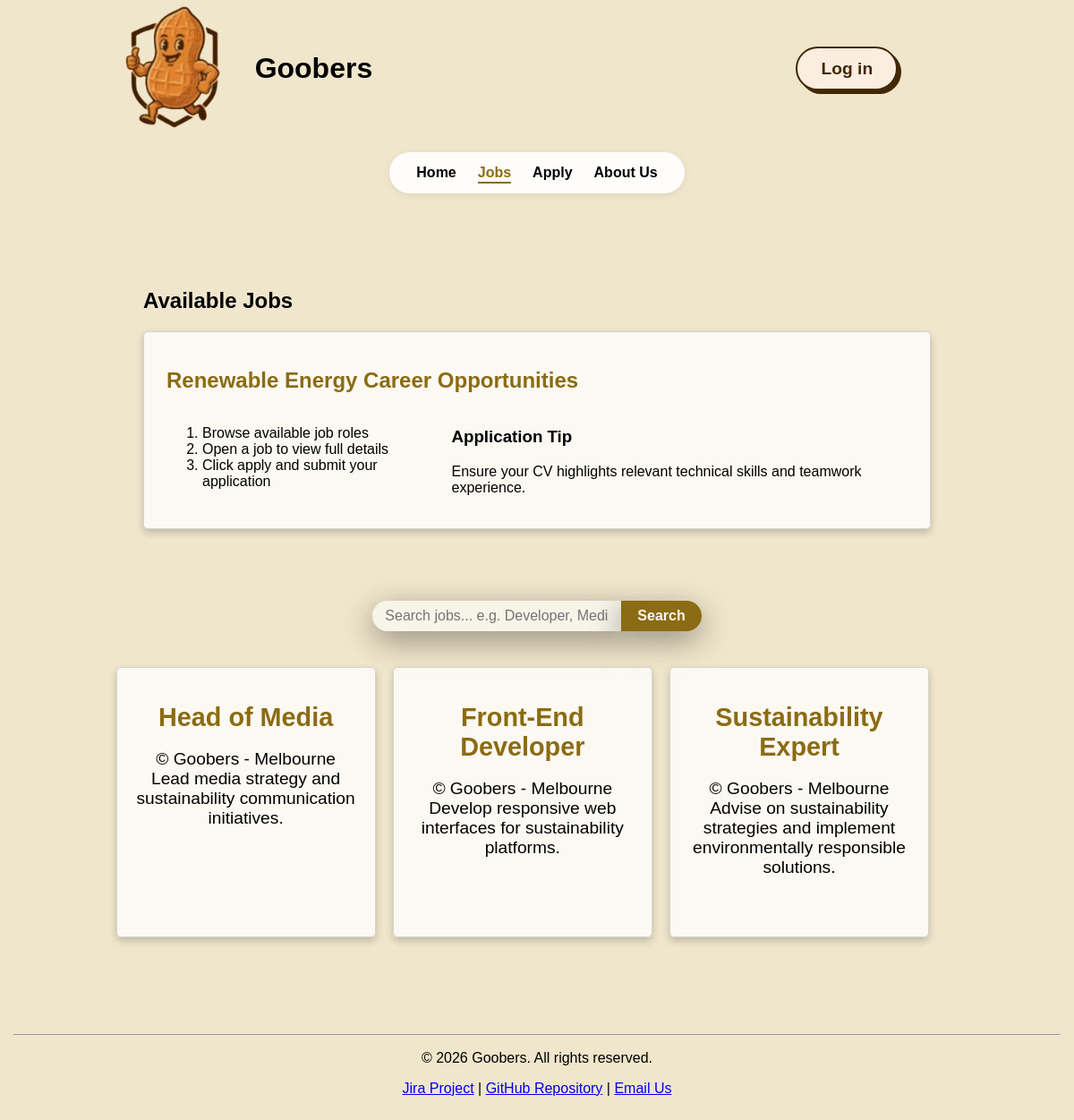
/jobs.php, run on the app's committed database.
### tables this page shows
CREATE TABLE `jobs` (
  `id` int(11) NOT NULL,
  `title` varchar(100) NOT NULL,
  `reference` varchar(10) NOT NULL,
  `location` varchar(100) NOT NULL,
  `short_description` text NOT NULL,
  `salary` int(11) DEFAULT NULL,
  `reporting_line` varchar(150) NOT NULL,
  `key_responsibilities` text NOT NULL,
  `essential_requirements` text NOT NULL,
  `preferable_requirements` text NOT NULL
);

### job_card.inc (the view, shortened to what this page needs)
<div class="job-cards">
    <div class="job-card-contents">
        <label for="<?php echo $toggle_id; ?>" class="job-card">
            <span id="span-title">
                <?php echo $title; ?>
            </span>
            <span class="location" style="display: block;">
                &copy; <?php echo $location; ?>
            </span>
            <span class="job-description" style="display: block;">
                <?php echo $short_desc; ?>
            </span>
        </label>
    </div>
</div>

### jobs.php (shortened to what this page needs)
<?php
require_once("settings.php");
?>
<?php include "header.inc" ?>
    <main>
        <section class="jobs-heading">
            <h1>Available Jobs</h1>
            <div class="jobs-heading-box">
                <h2>Renewable Energy Career Opportunities</h2>
                <div class="top-layout">
                    <ol>
                        <li>Browse available job roles</li>
                        <li>Open a job to view full details</li>
                        <li>Click apply and submit your application</li>
                    </ol>
                    <aside>
                        <h3>Application Tip</h3>
                        <p>Ensure your CV highlights relevant technical skills and teamwork experience.</p>
                    </aside>
                </div>
            </div>
        </section>
	<form method="GET"
	      action="search_result.php"
	      id="jobs-search-form"
	      aria-label="Job search">
		<div class="searchBar">
		<input
			type="text"
			id="jobs-search-input"
			name="search"
			placeholder="Search jobs... e.g. Developer, Media"
			maxlength="100"
			aria-label="Search jobs input">
		<button type="submit">
			Search
		</button>
		</div>
	</form>
        <section>
            <div class="job-cards-container">
            <?php
            $conn = mysqli_connect($host, $dbuser, $dbpass, $dbname);
            if (!$conn) {
                echo "<p>Unable to connect to the database. Please try again later.</p>";
            } else {
                $result = mysqli_query($conn, "SELECT * FROM jobs ORDER BY id ASC");
                if (!$result || mysqli_num_rows($result) === 0) {
                    echo "<p>No job listings are available at this time. Please check back soon.</p>";
                } else {
                    $job_index = 1;
                    while ($job = mysqli_fetch_assoc($result)) {
                        $toggle_id = "job" . $job_index . "-toggle";
                        $title = htmlspecialchars($job['title']);
                        $location = htmlspecialchars($job['location']);
                        $short_desc = htmlspecialchars($job['short_description']);
                        include "job_card.inc";
                        $job_index++;
                    }
                }
            }
            ?>
            </div>
        </section>
    </main>
<?php include "footer.inc" ?>

### styles/styles.css (style rules this page uses)
:root { --main-bg: #dab262; --custom-white: #faf8f2; --custom-cream: #f0e6cc; --custom-peanut:#8b6b13; --custom-peanut2:#ab8b33; --custom-peanut3:#cbab53; --custom-peanut4: #a87f14; --custom-title:#6b4b03; --custom-goober: #f0e6cc; --custom-gooberwhite: #faf8f2; --custom-goobergray: #ebeced; --custom-login: #bab262; --glass-white: rgba(250, 248, 242, 0.75); --glass-white-hover: rgba(250, 248, 242, 0.9); --border-white-soft: rgba(250, 248, 242, 0.4); --shadow-peanut-soft: rgba(139, 107, 19, 0.15); --border-peanut-soft: rgba(201, 168, 76, 0.5); --main-font: Verdana, Geneva, sans-serif; }
body { width: 100%; height: 100%; margin: 0; padding: 0; font-family: var(--main-font); font-size: 16px; background: var(--custom-cream); }
main { width: 80%; min-height: 800px; margin: 30px auto; padding: 20px; background: transparent; }
button { font-family: var(--main-font); }
.top-layout { display: flex; justify-content: space-between; align-items: flex-start; gap: 20px; }
.jobs-heading { margin: 40px; margin-bottom: 80px; }
.jobs-heading h2 { color: var(--custom-peanut); }
.jobs-heading-box { box-shadow: 0 4px 8px rgba(0,0,0,0.2); transition: 0.3s; border-radius: 5px; border: 1px solid lightgrey; background-color: rgba(255, 255, 255, 0.75); padding: 20px 25px; }
#jobs-search-form { margin: 1.5em auto; justify-content: center; margin-bottom: 30px; }
#jobs-search-input { padding: 8px 14px; border: none; border-radius: 999px 0 0 999px; background-color: var(--glass-white); font-size: 1em; outline: none; width: 250px; box-shadow: 0 10px 35px rgba(0,0,0,0.4); }
#jobs-search-form button { padding: 8px 18px; font-size: 1em; font-weight: bold; border: none; border-radius: 0 999px 999px 0; cursor: pointer; display: block; background-color: var(--custom-peanut); color: var(--custom-white); box-shadow: 0 10px 35px rgba(0,0,0,0.4); transition: 0.2s ease; }
.searchBar { display: flex; align-items: stretch; justify-content: center; gap: 0; }
.job-cards-container { display: flex; flex-wrap: wrap; border-radius: 5px; }
.job-cards { box-shadow: 0 4px 8px rgba(0,0,0,0.2); transition: 0.3s; border-radius: 5px; width: 30%; min-height: 300px; border: 1px solid lightgrey; background-color: rgba(255, 255, 255, 0.75); margin: 1%; text-align: center; }
.job-card { display: flex; flex-direction: column; width: 100%; min-height: 300px; padding: 20px; box-sizing: border-box; cursor: pointer; }
.job-card-contents { font-size: 1.2em; display: flex; width: 100%; height: 100%; }
.job-description { display: -webkit-box; -webkit-box-orient: vertical; -webkit-line-clamp: 3; overflow: hidden; text-overflow: ellipsis; }
#span-title { display: block; color: var(--custom-peanut); font-size: 1.5em; font-weight: bold; margin: 0.67em 0; }

### data on the page
jobs: title "Head of Media", location "Goobers - Melbourne", short_description "Lead media strategy and sustainability communication initiatives."
jobs: title "Front-End Developer", location "Goobers - Melbourne", short_description "Develop responsive web interfaces for sustainability platforms."
jobs: title "Sustainability Expert", location "Goobers - Melbourne", short_description "Advise on sustainability strategies and implement environmentally responsible solutions."
